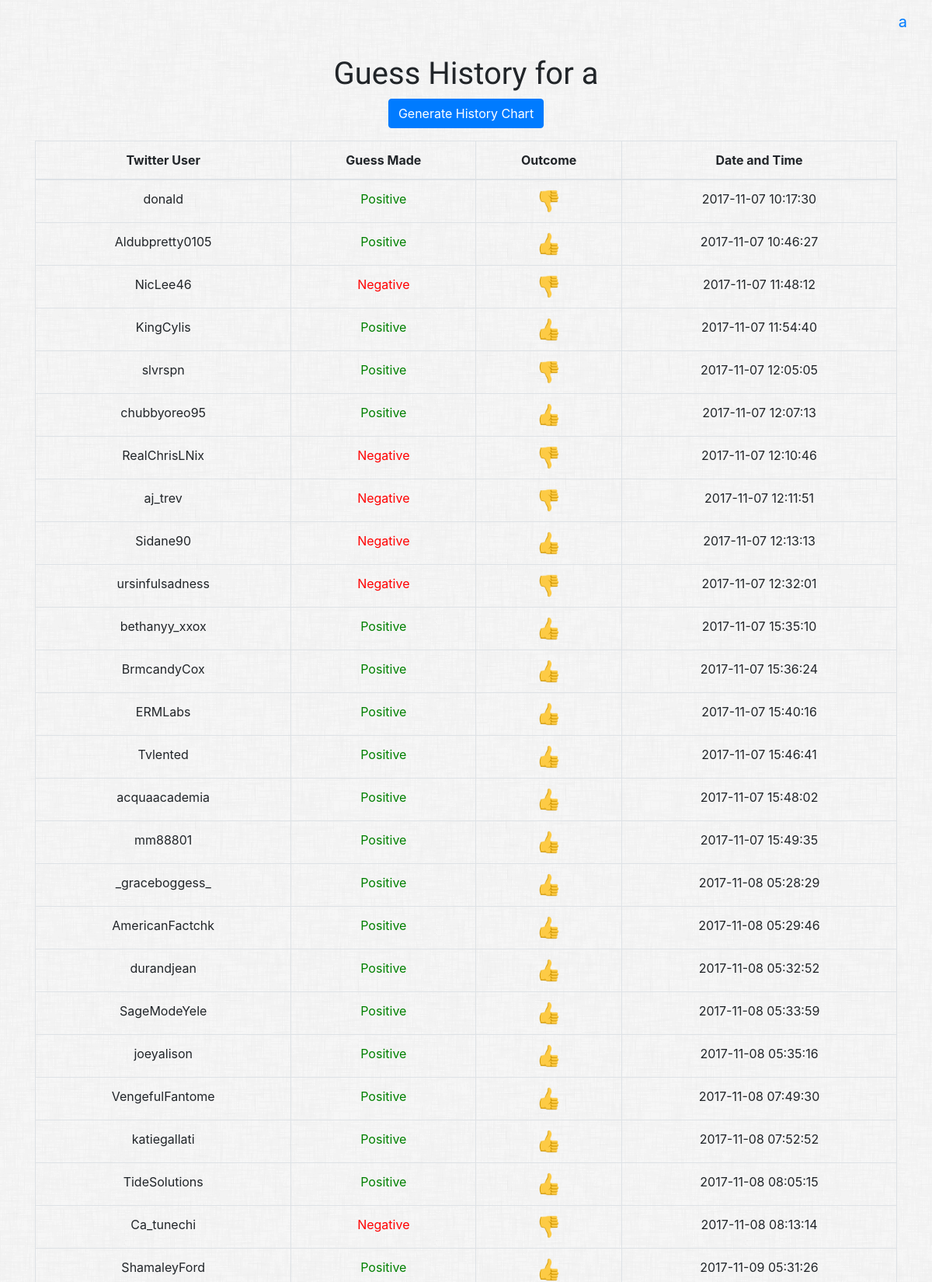
Screenshot of /history (signed in, upper part) with the database file from the repository.
### tables this page shows
CREATE TABLE "guesses" (
	`username`	TEXT NOT NULL,
	`twitter_user`	TEXT NOT NULL,
	`guess`	TEXT NOT NULL,
	`result`	TEXT NOT NULL,
	`date`	TEXT NOT NULL
);

### application.py (the view)
@app.route('/history')
def history():
    if 'username' in session:
        con = None
        try:
            con = lite.connect('twittergame.db')
            cur = con.cursor()
            cur.execute("SELECT * FROM guesses WHERE username = ?", (session['username'],))
            userHistory = cur.fetchall()
            return render_template('history.html', history = userHistory)
        except lite.Error as e:
            print('Error: {}'.format(e.args[0]))
            return render_template('error.html', errorCode = e.args[0])
            sys.exit(1)
        finally:
            if con:
                con.close()
    else:
        return redirect(url_for('index'))

### templates/history.html (shortened to what this page needs)
{% extends "layout.html" %}
{% block main %}
    <h1 class="text-center">Guess History for {{ session['username'] }}</h1>
    <div class="container text-center">
        <div id="historyVisData">
            <p id="showHistoryChart" class="btn btn-primary">Generate History Chart</p>
        </div>
        <table class="table table-bordered">
            <thead class="thead-inverse">
                <tr>
                    <th>Twitter User</th>
                    <th>Guess Made</th>
                    <th>Outcome</th>
                    <th>Date and Time</th>
                </tr>
            </thead>
            <tbody>
                {% for entry in history %}
                <tr>
                    <td>{{ entry[1] }}</td>
                    {% if entry[2] == 'positive' %}
                        <td class="posHistoryGuess">Positive</td>
                    {% else %}
                        <td class="negHistoryGuess">Negative</td>
                    {% endif %}
                    {% if entry[3] == 'True' %}
                        <td><img src="../static/assets/thumbs_up_emoji.png" class="historyOutcomeEmoji"></td>
                    {% else %}
                        <td><img src="../static/assets/thumbs_down_emoji.png" class="historyOutcomeEmoji"></td>
                    {% endif %}
                    <td>{{ entry[4] }}</td>
                </tr>
                {% endfor %}
            </tbody>
        </table>
    </div>
{% endblock %}

### templates/layout.html (shortened to what this page needs)
<!DOCTYPE html>
<html lang="en">
    <head>
        <link rel="stylesheet" href="https://maxcdn.bootstrapcdn.com/bootstrap/4.0.0-alpha.6/css/bootstrap.min.css">
        <link rel="stylesheet" href="{{ url_for('static', filename='styles.css') }}" />
    </head>
    <body>
        <div class="content">
            {% if 'username' in session %}
            <nav class="navbar navbar-toggleable-md navbar-inverse bg-inverse navMargin">
                <button class="navbar-toggler navbar-toggler-right" type="button" data-toggle="collapse" data-target="#navbarSupportedContent" aria-controls="navbarSupportedContent" aria-expanded="false" aria-label="Toggle navigation">
                    <span class="navbar-toggler-icon"></span>
                </button>
                <a class="navbar-brand" href="{{url_for('index')}}">{{ session['username'] }}</a>
            </nav>
            {% endif %}
            <main>
                {% block main %}{% endblock %}
            </main>
        </div>
    </body>
</html>

### static/styles.css (style rules this page uses)
body { background-image: url(assets/dust_scratches.png); }
h1 { font-family: 'Lalezar', 'Palatino'; }
.content { min-height: calc(100vh - 70px); }
.navMargin { margin-bottom: 15px; }
.posHistoryGuess { color: green; }
.negHistoryGuess { color: red; }
.historyOutcomeEmoji { width: 30px; }

### rows the page displays
guesses: twitter_user "donald", guess "Positive", date "2017-11-07 10:17:30"
guesses: twitter_user "Aldubpretty0105", guess "Positive", date "2017-11-07 10:46:27"
guesses: twitter_user "NicLee46", guess "Negative", date "2017-11-07 11:48:12"
guesses: twitter_user "KingCylis", guess "Positive", date "2017-11-07 11:54:40"
guesses: twitter_user "slvrspn", guess "Positive", date "2017-11-07 12:05:05"
guesses: twitter_user "chubbyoreo95", guess "Positive", date "2017-11-07 12:07:13"
guesses: twitter_user "RealChrisLNix", guess "Negative", date "2017-11-07 12:10:46"
guesses: twitter_user "aj_trev", guess "Negative", date "2017-11-07 12:11:51"
guesses: twitter_user "Sidane90", guess "Negative", date "2017-11-07 12:13:13"
guesses: twitter_user "ursinfulsadness", guess "Negative", date "2017-11-07 12:32:01"
guesses: twitter_user "bethanyy_xxox", guess "Positive", date "2017-11-07 15:35:10"
guesses: twitter_user "BrmcandyCox", guess "Positive", date "2017-11-07 15:36:24"
guesses: twitter_user "ERMLabs", guess "Positive", date "2017-11-07 15:40:16"
guesses: twitter_user "Tvlented", guess "Positive", date "2017-11-07 15:46:41"
guesses: twitter_user "acquaacademia", guess "Positive", date "2017-11-07 15:48:02"
guesses: twitter_user "mm88801", guess "Positive", date "2017-11-07 15:49:35"
guesses: twitter_user "_graceboggess_", guess "Positive", date "2017-11-08 05:28:29"
guesses: twitter_user "AmericanFactchk", guess "Positive", date "2017-11-08 05:29:46"
guesses: twitter_user "durandjean", guess "Positive", date "2017-11-08 05:32:52"
guesses: twitter_user "SageModeYele", guess "Positive", date "2017-11-08 05:33:59"
guesses: twitter_user "joeyalison", guess "Positive", date "2017-11-08 05:35:16"
guesses: twitter_user "VengefulFantome", guess "Positive", date "2017-11-08 07:49:30"
guesses: twitter_user "katiegallati", guess "Positive", date "2017-11-08 07:52:52"
guesses: twitter_user "TideSolutions", guess "Positive", date "2017-11-08 08:05:15"
guesses: twitter_user "Ca_tunechi", guess "Negative", date "2017-11-08 08:13:14"
guesses: twitter_user "ShamaleyFord", guess "Positive", date "2017-11-09 05:31:26"

### other values shown
{{ session['username'] }} "a"
